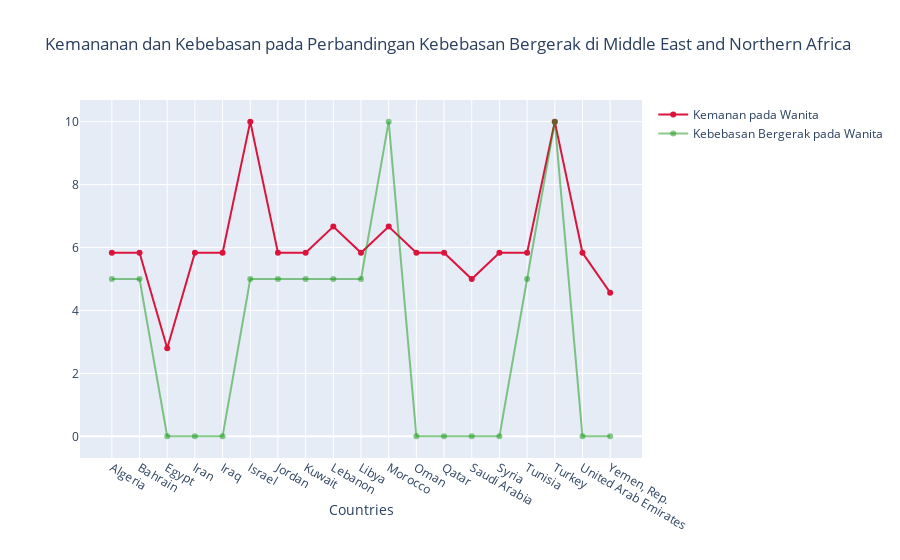

The notebook cell saved with this chart:
### Markdown cell above
## Scatterplot Line-markers Chart

### Code cell
tr01 = go.Scatter(
                     x = dfwoa['countries'],
                     y = dfwoa['pf_ss_women'],
                     mode = 'lines+markers',
                     name = 'Kemanan pada Wanita',
                     marker = dict(color = 'crimson'),
                     text= dfwoa['countries'])

tr02 = go.Scatter(
                     x = dfwoa['countries'],
                     y = dfwoa['pf_movement_women'],
                     mode = 'lines+markers',
                     name = 'Kebebasan Bergerak pada Wanita',
                     marker = dict(color = 'rgba(20, 150, 20, 0.5)'),
                     text= dfwoa['countries'])
dn = [tr01, tr02]
layoutnew = dict(title = 'Kemananan dan Kebebasan pada Perbandingan Kebebasan Bergerak di Middle East and Northern Africa',
                 xaxis = dict(title = 'Countries', ticklen = 3, zeroline = False))
fig = dict(data=dn, layout=layoutnew)
py.iplot(fig)

### Figure 1 — Plotly figure (JSON) as saved in the notebook; plotly's stock layout.template omitted (floating-point values rounded to 4 significant figures)
{"data": [{"marker": {"color": "crimson"}, "mode": "lines+markers", "name": "Kemanan pada Wanita", "text": ["Algeria", "Bahrain", "Egypt", "Iran", "Iraq", "Israel", "Jordan", "Kuwait", "Lebanon", "Libya", "Morocco", "Oman", "Qatar", "Saudi Arabia", "Syria", "Tunisia", "Turkey", "United Arab Emirates", "Yemen, Rep."], "type": "scatter", "x": ["Algeria", "Bahrain", "Egypt", "Iran", "Iraq", "Israel", "Jordan", "Kuwait", "Lebanon", "Libya", "Morocco", "Oman", "Qatar", "Saudi Arabia", "Syria", "Tunisia", "Turkey", "United Arab Emirates", "Yemen, Rep."], "y": [5.833, 5.833, 2.8, 5.833, 5.833, 10, 5.833, 5.833, 6.667, 5.833, 6.667, 5.833, 5.833, 5, 5.833, 5.833, 10, 5.833, 4.567]}, {"marker": {"color": "rgba(20, 150, 20, 0.5)"}, "mode": "lines+markers", "name": "Kebebasan Bergerak pada Wanita", "text": ["Algeria", "Bahrain", "Egypt", "Iran", "Iraq", "Israel", "Jordan", "Kuwait", "Lebanon", "Libya", "Morocco", "Oman", "Qatar", "Saudi Arabia", "Syria", "Tunisia", "Turkey", "United Arab Emirates", "Yemen, Rep."], "type": "scatter", "x": ["Algeria", "Bahrain", "Egypt", "Iran", "Iraq", "Israel", "Jordan", "Kuwait", "Lebanon", "Libya", "Morocco", "Oman", "Qatar", "Saudi Arabia", "Syria", "Tunisia", "Turkey", "United Arab Emirates", "Yemen, Rep."], "y": [5, 5, 0, 0, 0, 5, 5, 5, 5, 5, 10, 0, 0, 0, 0, 5, 10, 0, 0]}], "layout": {"title": {"text": "Kemananan dan Kebebasan pada Perbandingan Kebebasan Bergerak di Middle East and Northern Africa"}, "xaxis": {"ticklen": 3, "title": {"text": "Countries"}, "zeroline": false}}}
